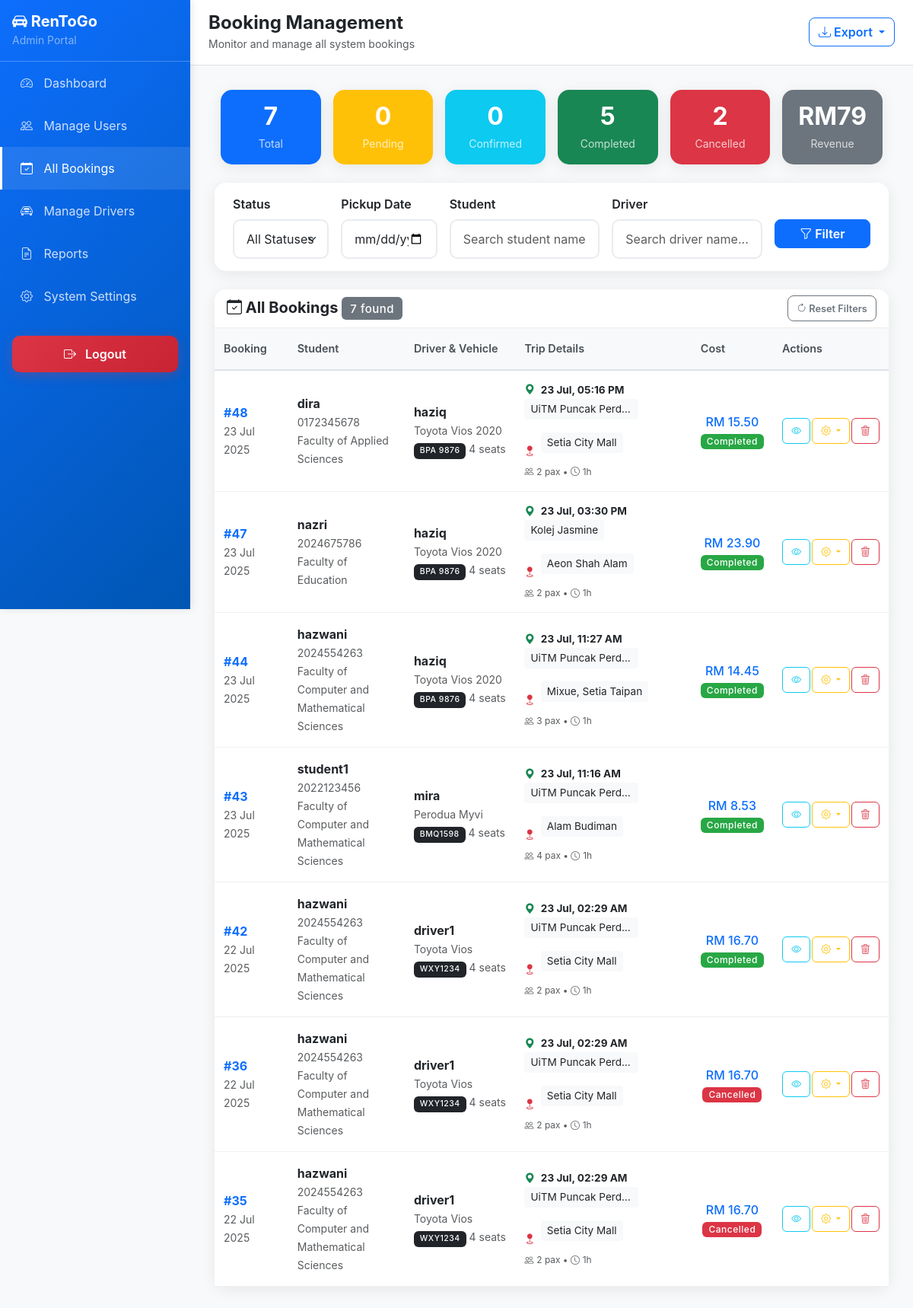
Screenshot of /admin/bookings.php (signed in) with the database file from the repository.
### tables this page shows
CREATE TABLE `booking` (
  `bookingid` int NOT NULL,
  `userid` int NOT NULL,
  `driverid` int NOT NULL,
  `pax` int NOT NULL,
  `bookingdate` timestamp NULL DEFAULT CURRENT_TIMESTAMP,
  `pickupdate` datetime NOT NULL,
  `dropoffdate` datetime NOT NULL,
  `pickuplocation` varchar(255) NOT NULL,
  `dropofflocation` varchar(255) NOT NULL,
  `totalcost` decimal(10,2) NOT NULL,
  `bookingstatus` enum('pending','confirmed','completed','cancelled') DEFAULT 'pending',
  `paymentstatus` enum('unpaid','paid','refunded') DEFAULT 'unpaid',
  `notes` text,
  `duration_hours` int NOT NULL,
  `distance_km` decimal(8,2) NOT NULL
);

CREATE TABLE `user` (
  `userid` int NOT NULL,
  `username` varchar(50) NOT NULL,
  `full_name` varchar(255) DEFAULT NULL,
  `password` varchar(255) NOT NULL,
  `email` varchar(100) NOT NULL,
  `notel` varchar(15) NOT NULL,
  `gender` enum('Male','Female') NOT NULL,
  `role` enum('student','driver','admin') NOT NULL,
  `created` timestamp NULL DEFAULT CURRENT_TIMESTAMP,
  `status` enum('active','inactive') DEFAULT 'active'
);

CREATE TABLE `driver` (
  `driverid` int NOT NULL,
  `userid` int NOT NULL,
  `licensenumber` varchar(20) NOT NULL,
  `carmodel` varchar(100) NOT NULL,
  `plate` varchar(10) NOT NULL,
  `capacity` int NOT NULL,
  `status` enum('available','not available','maintenance') DEFAULT 'available',
  `rating` decimal(2,1) DEFAULT '0.0',
  `datehired` date NOT NULL,
  `price_per_hour` decimal(8,2) NOT NULL,
  `car_type` varchar(50) DEFAULT NULL
);

### admin/bookings.php (the view, shortened to what the rows shown need)
<?php
$database = new Database();
$db = $database->getConnection();
$query = "SELECT b.*,
                 u_student.username as student_name,
                 u_student.email as student_email,
                 u_student.notel as student_phone,
                 COALESCE(s.student_number, 'N/A') as student_number,
                 COALESCE(s.faculty, 'N/A') as faculty,
                 u_driver.username as driver_name,
                 u_driver.email as driver_email,
                 u_driver.notel as driver_phone,
                 d.carmodel, d.plate, d.car_type, d.capacity
          FROM booking b
          INNER JOIN user u_student ON b.userid = u_student.userid
          LEFT JOIN student s ON u_student.userid = s.userid
          INNER JOIN driver d ON b.driverid = d.driverid
          INNER JOIN user u_driver ON d.userid = u_driver.userid
          WHERE 1=1";
$query .= " ORDER BY b.bookingdate DESC";
try {
    $stmt = $db->prepare($query);
    $stmt->execute();
    $bookings = $stmt->fetchAll(PDO::FETCH_ASSOC);
} catch (PDOException $e) {
    $bookings = [];
    $message = "Database error: " . $e->getMessage();
    error_log("Booking query error: " . $e->getMessage());
}
$query = "SELECT
            COUNT(*) as total_bookings,
            COUNT(CASE WHEN bookingstatus = 'pending' THEN 1 END) as pending_bookings,
            COUNT(CASE WHEN bookingstatus = 'confirmed' THEN 1 END) as confirmed_bookings,
            COUNT(CASE WHEN bookingstatus = 'completed' THEN 1 END) as completed_bookings,
            COUNT(CASE WHEN bookingstatus = 'cancelled' THEN 1 END) as cancelled_bookings,
            SUM(CASE WHEN bookingstatus = 'completed' THEN totalcost END) as total_revenue
          FROM booking";
$stmt = $db->prepare($query);
$stmt->execute();
$stats = $stmt->fetch(PDO::FETCH_ASSOC);
?>
<!DOCTYPE html>
<html lang="en">
<head>
    <link href="https://cdn.jsdelivr.net/npm/bootstrap@5.3.0/dist/css/bootstrap.min.css" rel="stylesheet">
    <link rel="stylesheet" href="https://cdn.jsdelivr.net/npm/bootstrap-icons@1.10.0/font/bootstrap-icons.css">
</head>
<body>
    <div class="d-flex">
        <div class="main-content">
            <div class="dashboard-content">
                <div class="row g-3 mb-4">
                    <div class="col-md-2">
                        <div class="card stat-card bg-primary text-white">
                            <div class="card-body text-center">
                                <h2 class="mb-1 fw-bold"><?php echo $stats['total_bookings']; ?></h2>
                            </div>
                        </div>
                    </div>
                    <div class="col-md-2">
                        <div class="card stat-card bg-warning text-white">
                            <div class="card-body text-center">
                                <h2 class="mb-1 fw-bold"><?php echo $stats['pending_bookings']; ?></h2>
                            </div>
                        </div>
                    </div>
                    <div class="col-md-2">
                        <div class="card stat-card bg-info text-white">
                            <div class="card-body text-center">
                                <h2 class="mb-1 fw-bold"><?php echo $stats['confirmed_bookings']; ?></h2>
                            </div>
                        </div>
                    </div>
                    <div class="col-md-2">
                        <div class="card stat-card bg-success text-white">
                            <div class="card-body text-center">
                                <h2 class="mb-1 fw-bold"><?php echo $stats['completed_bookings']; ?></h2>
                            </div>
                        </div>
                    </div>
                    <div class="col-md-2">
                        <div class="card stat-card bg-danger text-white">
                            <div class="card-body text-center">
                                <h2 class="mb-1 fw-bold"><?php echo $stats['cancelled_bookings']; ?></h2>
                            </div>
                        </div>
                    </div>
                    <div class="col-md-2">
                        <div class="card stat-card bg-secondary text-white">
                            <div class="card-body text-center">
                                <h2 class="mb-1 fw-bold">RM<?php echo number_format($stats['total_revenue'] ?? 0, 0); ?></h2>
                            </div>
                        </div>
                    </div>
                </div>
                <div class="card">
                    <div class="card-body p-0">
                        <?php if (empty($bookings)): ?>
                            <div class="text-center py-5">
                                <i class="bi bi-calendar-x text-muted" style="font-size: 4rem; opacity: 0.5;"></i>
                                <h5 class="mt-3">No bookings found</h5>
                                <p class="text-muted">No bookings match your current filters. Try adjusting your search criteria.</p>
                                <div class="mt-3">
                                    <a href="bookings.php" class="btn btn-outline-primary">
                                        <i class="bi bi-arrow-clockwise"></i> Clear All Filters
                                    </a>
                                </div>
                            </div>
                        <?php else: ?>
                            <div class="table-responsive">
                                <table class="table table-hover align-middle mb-0">
                                    <thead class="table-light">
                                        <tr>
                                            <th width="12%">Booking</th>
                                            <th width="20%">Student</th>
                                            <th width="20%">Driver & Vehicle</th>
                                            <th width="30%">Trip Details</th>
                                            <th width="10%">Cost</th>
                                            <th width="8%">Actions</th>
                                        </tr>
                                    </thead>
                                    <tbody>
                                        <?php foreach ($bookings as $booking): ?>
                                        <tr class="fade-in">
                                            <td>
                                                <strong class="text-primary">#<?php echo htmlspecialchars($booking['bookingid']); ?></strong>
                                                <br>
                                                <small class="text-muted">
                                                    <?php echo date('d M Y', strtotime($booking['bookingdate'])); ?>
                                                </small>
                                            </td>
                                            <td>
                                                <div>
                                                    <strong><?php echo htmlspecialchars($booking['student_name']); ?></strong>
                                                    <br>
                                                    <small class="text-muted">
                                                        <?php echo htmlspecialchars($booking['student_number'] ?? 'N/A'); ?>
                                                    </small>
                                                    <br>
                                                    <small class="text-muted">
                                                        <?php echo htmlspecialchars($booking['faculty'] ?? 'N/A'); ?>
                                                    </small>
                                                </div>
                                            </td>
                                            <td>
                                                <div>
                                                    <strong><?php echo htmlspecialchars($booking['driver_name']); ?></strong>
                                                    <br>
                                                    <small class="text-muted">
                                                        <?php echo htmlspecialchars($booking['carmodel']); ?>
                                                    </small>
                                                    <br>
                                                    <small class="text-muted">
                                                        <span class="badge bg-dark"><?php echo htmlspecialchars($booking['plate']); ?></span>
                                                        <?php echo htmlspecialchars($booking['capacity']); ?> seats
                                                    </small>
                                                </div>
                                            </td>
                                            <td>
                                                <div class="trip-details">
                                                    <div class="mb-2">
                                                        <i class="bi bi-geo-alt-fill text-success me-1"></i>
                                                        <strong><?php echo date('d M, h:i A', strtotime($booking['pickupdate'])); ?></strong>
                                                        <div class="location"><?php echo htmlspecialchars($booking['pickuplocation']); ?></div>
                                                    </div>
                                                    <div class="mb-2">
                                                        <i class="bi bi-geo-fill text-danger me-1"></i>
                                                        <div class="location"><?php echo htmlspecialchars($booking['dropofflocation']); ?></div>
                                                    </div>
                                                    <small class="text-muted">
                                                        <i class="bi bi-people me-1"></i><?php echo htmlspecialchars($booking['pax']); ?> pax •
                                                        <i class="bi bi-clock me-1"></i><?php echo htmlspecialchars($booking['duration_hours']); ?>h
                                                    </small>
                                                </div>
                                            </td>
                                            <td>
                                                <div class="text-center">
                                                    <strong class="text-primary h6">RM <?php echo number_format($booking['totalcost'], 2); ?></strong>
                                                    <br>
                                                    <span class="badge status-<?php echo $booking['bookingstatus']; ?> px-2 py-1">
                                                        <?php echo ucfirst($booking['bookingstatus']); ?>
                                                    </span>
                                                </div>
                                            </td>
                                            <td>
                                                <div class="btn-group" role="group">
                                                    <button class="btn btn-outline-info btn-sm" data-bs-toggle="modal"
                                                            data-bs-target="#bookingModal<?php echo $booking['bookingid']; ?>"
                                                            title="View Details">
                                                        <i class="bi bi-eye"></i>
                                                    </button>
                                                    <div class="dropdown">
                                                        <button class="btn btn-outline-warning btn-sm dropdown-toggle"
                                                                type="button" data-bs-toggle="dropdown"
                                                                title="Update Status">
                                                            <i class="bi bi-gear"></i>
                                                        </button>
                                                    </div>
                                                    <form method="POST" action="" class="delete-booking-form" style="display: inline;">
                                                        <button type="submit" name="delete_booking"
                                                                class="btn btn-outline-danger btn-sm delete-booking-btn"
                                                                title="Delete Booking"
                                                                onclick="return confirm('Are you sure you want to delete booking #<?php echo $booking['bookingid']; ?>?\n\nThis will permanently remove:\n• The booking record\n• Any associated ratings\n\nThis action CANNOT be undone!');">
                                                            <i class="bi bi-trash3"></i>
                                                        </button>
                                                    </form>
                                                </div>
                                            </td>
                                        </tr>
                                        <?php endforeach; ?>
                                    </tbody>
                                </table>
                            </div>
                        <?php endif; ?>
                    </div>
                </div>
            </div>
        </div>
    </div>
</body>
</html>

### rows the page displays
booking: bookingid "48", bookingdate "23 Jul 2025", userid.username "dira", student_number "0172345678", faculty "Faculty of Applied Sciences", user.username "haziq", driverid.carmodel "Toyota Vios 2020", driverid.plate "BPA 9876", driverid.capacity "4", pickupdate "23 Jul, 05:16 PM", pickuplocation "UiTM Puncak Perd…", dropofflocation "Setia City Mall", pax "2", duration_hours "1", totalcost "15.50", bookingstatus "Completed"
booking: bookingid "47", bookingdate "23 Jul 2025", userid.username "nazri", student_number "2024675786", faculty "Faculty of Education", user.username "haziq", driverid.carmodel "Toyota Vios 2020", driverid.plate "BPA 9876", driverid.capacity "4", pickupdate "23 Jul, 03:30 PM", pickuplocation "Kolej Jasmine", dropofflocation "Aeon Shah Alam", pax "2", duration_hours "1", totalcost "23.90", bookingstatus "Completed"
booking: bookingid "44", bookingdate "23 Jul 2025", userid.username "hazwani", student_number "2024554263", faculty "Faculty of Computer and Mathematical Sciences", user.username "haziq", driverid.carmodel "Toyota Vios 2020", driverid.plate "BPA 9876", driverid.capacity "4", pickupdate "23 Jul, 11:27 AM", pickuplocation "UiTM Puncak Perd…", dropofflocation "Mixue, Setia Taipan", pax "3", duration_hours "1", totalcost "14.45", bookingstatus "Completed"
booking: bookingid "43", bookingdate "23 Jul 2025", userid.username "student1", student_number "2022123456", faculty "Faculty of Computer and Mathematical Sciences", user.username "mira", driverid.carmodel "Perodua Myvi", driverid.plate "BMQ1598", driverid.capacity "4", pickupdate "23 Jul, 11:16 AM", pickuplocation "UiTM Puncak Perd…", dropofflocation "Alam Budiman", pax "4", duration_hours "1", totalcost "8.53", bookingstatus "Completed"
booking: bookingid "42", bookingdate "22 Jul 2025", userid.username "hazwani", student_number "2024554263", faculty "Faculty of Computer and Mathematical Sciences", user.username "driver1", driverid.carmodel "Toyota Vios", driverid.plate "WXY1234", driverid.capacity "4", pickupdate "23 Jul, 02:29 AM", pickuplocation "UiTM Puncak Perd…", dropofflocation "Setia City Mall", pax "2", duration_hours "1", totalcost "16.70", bookingstatus "Completed"
booking: bookingid "36", bookingdate "22 Jul 2025", userid.username "hazwani", student_number "2024554263", faculty "Faculty of Computer and Mathematical Sciences", user.username "driver1", driverid.carmodel "Toyota Vios", driverid.plate "WXY1234", driverid.capacity "4", pickupdate "23 Jul, 02:29 AM", pickuplocation "UiTM Puncak Perd…", dropofflocation "Setia City Mall", pax "2", duration_hours "1", totalcost "16.70", bookingstatus "Cancelled"
booking: bookingid "35", bookingdate "22 Jul 2025", userid.username "hazwani", student_number "2024554263", faculty "Faculty of Computer and Mathematical Sciences", user.username "driver1", driverid.carmodel "Toyota Vios", driverid.plate "WXY1234", driverid.capacity "4", pickupdate "23 Jul, 02:29 AM", pickuplocation "UiTM Puncak Perd…", dropofflocation "Setia City Mall", pax "2", duration_hours "1", totalcost "16.70", bookingstatus "Cancelled"

### other values shown
$stats['total_bookings'] "7"
$stats['pending_bookings'] "0"
$stats['confirmed_bookings'] "0"
$stats['completed_bookings'] "5"
$stats['cancelled_bookings'] "2"
$stats['total_revenue'] "79"
count($bookings) "7"
